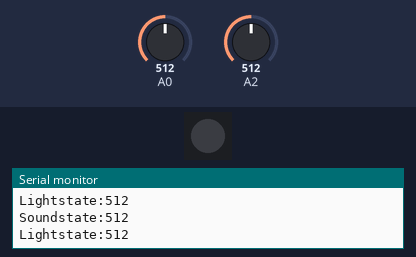
Simulated run of this sketch. Board: Arduino Uno, built with avr-gcc and run on an emulated ATmega328P. On the bench: 1 RGB LEDs in strip order, left to right, the last lines printed to the serial monitor. The test bench sets the inputs (shaded band); at power-on: A0 = 512, A2 = 512.

Above: at 1.2 s.
1.3 s: A0 set to 53
2.8 s: A0 set to 44
At 3.9 s:
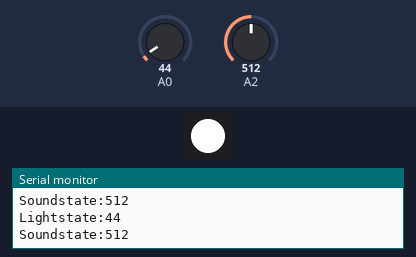
5.8 s: A2 set to 87
8.8 s: A2 set to 76
11.8 s: A2 set to 122
At 13.0 s:
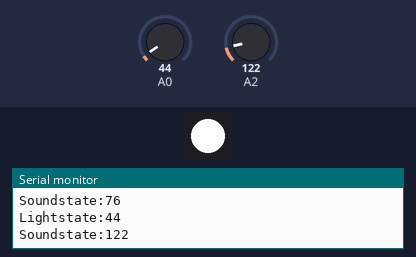
Timing chart, 0 to 14.8 s (numbered marks = the images above; inputs shaded):
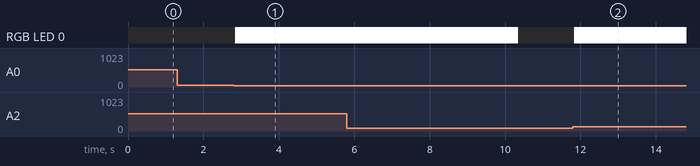

Measured:
- the behaviour switches between 50 and 49 on A0 (found by bisection; images 0 and 1)
- after the input at 2.8 s, RGB LED 0: off → RGB(255, 255, 255) after 0.05 s
- after the input at 11.8 s, RGB LED 0: off → RGB(255, 255, 255) at once

The sketch:

lignt_Sound.ino
```cpp
#include <Adafruit_NeoPixel.h>  //调用LED彩灯的库文件

Adafruit_NeoPixel ColorLED = Adafruit_NeoPixel(1, 6, NEO_GRB + NEO_KHZ800);
//定义彩灯引脚以及数量


int Lightstate=0; //定义一个整数变量state
int Soundstate=0;
void setup()
{
  ColorLED.begin();
  pinMode(A0, INPUT); //设置光敏传感器引脚为输入状态
  pinMode(A2, INPUT);
  Serial.begin(9600); //设置串口波特率为9600
}
void loop()
{
  Lightstate = analogRead(A0);
  Soundstate = analogRead(A2);
  Serial.print("Lightstate:");
  Serial.println(Lightstate);
  Serial.print("Soundstate:");
  Serial.println(Soundstate);

  if (Lightstate < 50) { //当state的值小于50时，亮红灯
    if(Soundstate>80)
    {
    ColorLED.setPixelColor(0, ColorLED.Color(255, 255, 255));  //设置彩灯颜色为红色
    ColorLED.show();  //显示彩灯效果
    delay(2500);
    }
    ColorLED.setPixelColor(0, ColorLED.Color(0, 0, 0));
    ColorLED.show();
  }
}
```
